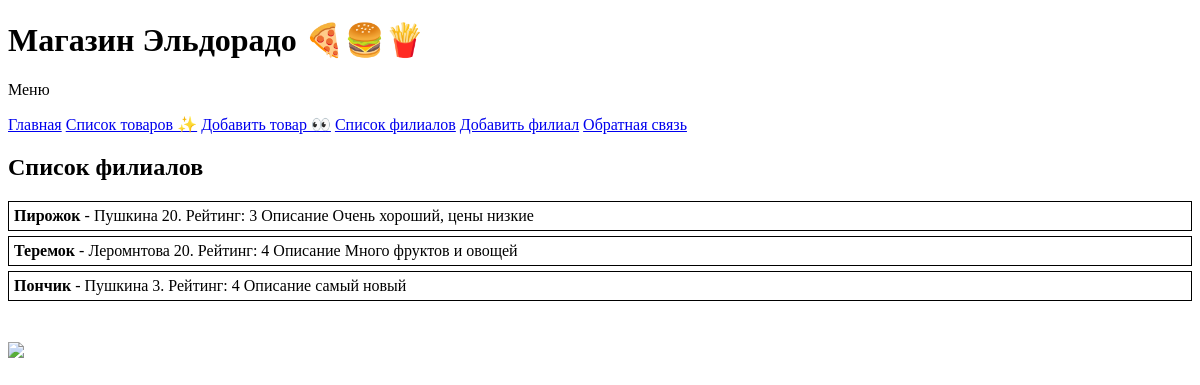
Page /filials on the committed database.
### core/models.py (models this page shows, shortened)
class Filial(models.Model):
    name = models.CharField(max_length=200, verbose_name='Название')
    address = models.CharField(max_length=200, verbose_name='Адрес')
    text = models.TextField(null=True, blank=True, verbose_name='Описание')
    rating = models.IntegerField(default=1, verbose_name='Рейтинг')
    class Meta:
        verbose_name = 'Филиал'
        verbose_name_plural = 'Филиалы'

### core/views.py (the view)
# urls.py: path('filials', filials),
def filials(request):
    filials_list = Filial.objects.all()
    context = {'filials_list': filials_list}
    return render(request, 'filials.html', context)

### templates/filials.html
{% extends 'base.html' %}
{% block content %}
<h2>Список филиалов</h2>
{% for filial in filials_list %}
<div style="border: 1px solid black; margin-bottom: 5px; padding: 5px">
    <b>{{ filial.name }}</b> - {{ filial.address }}. Рейтинг: {{ filial.rating }} Описание {{ filial.text }}
</div>
{% endfor %}
{% endblock %}

### rows in the picture
Filial: name "Пирожок", address "Пушкина 20", rating "3", text "Очень хороший, цены низкие"
Filial: name "Теремок", address "Леромнтова 20", rating "4", text "Много фруктов и овощей"
Filial: name "Пончик", address "Пушкина 3", rating "4", text "самый новый"
